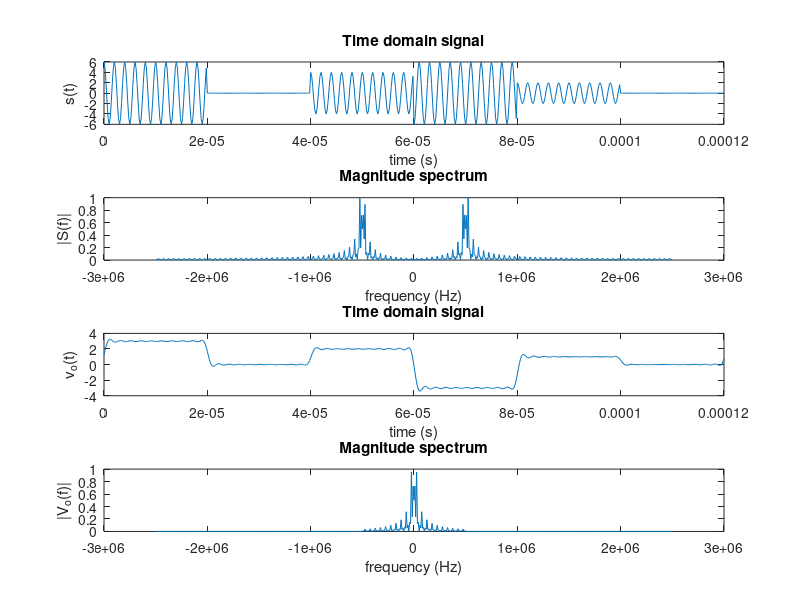

The MATLAB source for this figure:
clear all;
clc;
close all;
mFrequency = 5e4; % define the constants and the signals
cFrequency = 5e5;
cTime = 1/10/cFrequency; % Sampling period with 10 samples per
time = 0:cTime:6/mFrequency; % Time vector
message = [6, 0, 4, -6, 2];
mArray = zeros(size(time)); % array for the message signal values
intervals = (0:length(message))/mFrequency;% generate the message signal
for i = 1:length(message) % loop each interval assigning corresponding char
    mArray((time >= intervals(i)) & (time < intervals(i+1))) = message(i);
end
s = mArray.*cos(2*pi*cFrequency*time); % define the DSB-SC signal
v = s.*cos(2*pi*cFrequency*time+pi/3); % define the Demodulated signal
N = length(time);
freq = (-(N-1)/2:N/2)*1/cTime/N; % frequency axis for the fast fourier transform function
fftv = zeros(size(v)); % Performing the low-pass filtering
fftw = fftshift(fft(v));
for i = 1:length(freq)
    if(abs(freq(i))<5e5)
        fftv(i) = 2*fftw(i); % passing low pass frequencies
    end
end
v_out = ifft(ifftshift(fftv));
subplot(4, 1, 1); % plot signals and spectrums
plot(time, s);
xlabel('time (s)');
ylabel('s(t)');
title('Time domain signal');
subplot(4, 1, 2);
plot(freq, fftshift(abs(fft(s)))/N);
xlabel('frequency (Hz)');
ylabel('|S(f)|');
title('Magnitude spectrum');
subplot(4, 1, 3);
plot(time, v_out);
xlabel('time (s)');
ylabel('v_o(t)');
title('Time domain signal');
subplot(4, 1, 4);
plot(freq, fftshift(abs(fft(v_out)))/N);
xlabel('frequency (Hz)');
ylabel('|V_o(f)|');
title('Magnitude spectrum');
